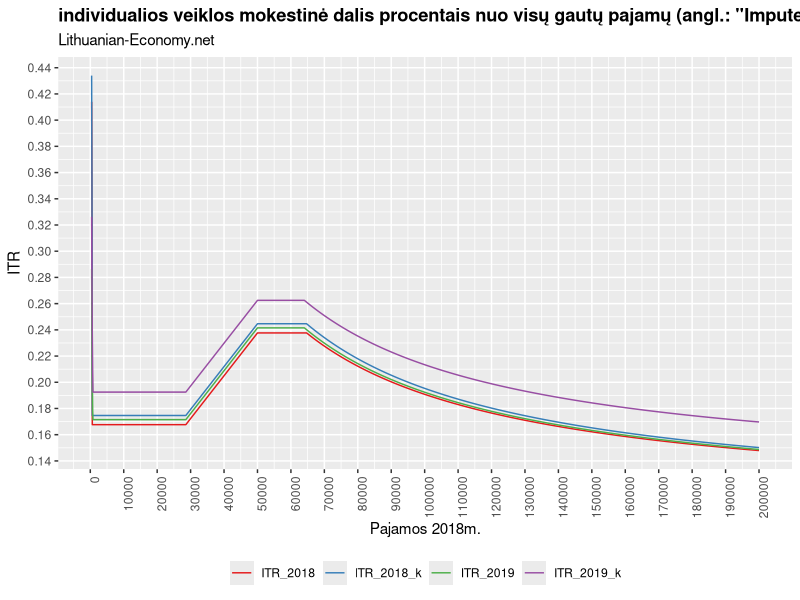

The R script that drew this image:
if(!require(tidyverse)){
        install.packages("tidyverse")
        library(tidyverse)
}

# INFO
# Mokestinio kredito (tax_credit) formulė: https://e-seimas.lrs.lt/portal/legalAct/lt/TAD/TAIS.171369/XPXienJYqo

f_2018 <- function(x) {
        MMA <- 400
        VDU <- 808.7
        SODRA <- 0.289
        PSD <- 0.09
        bruto <- x
        tax_base <- bruto*0.7
        tax_credit <- pmax(0,ifelse(tax_base<20000, tax_base*0.1, tax_base*(0.1-2/300000*(tax_base-20000))))
        gpm <- tax_base*0.15-tax_credit
        sodra <- pmin(ifelse(tax_base<MMA, MMA*SODRA, tax_base*0.5*SODRA), 28*VDU*SODRA)
        psd <- pmin(ifelse(tax_base<MMA, MMA*PSD, tax_base*0.5*PSD), 28*VDU*PSD)
        neto <-bruto - gpm - sodra - psd
        list(bruto=x, 
             new_bruto_2018=bruto, 
             gpm_2018 = gpm, 
             sodra_2018 = sodra,
             psd_2018=psd,
             VSD_2018=sodra+psd,
             tax_credit_2018=tax_credit,
             neto_2018 = neto, 
             ITR_2018=(sodra+psd+gpm)/bruto, 
             tax_2018=sodra+psd+gpm)
}

f_2018_k <- function(x) {
        MMA <- 400
        VDU <- 808.7
        SODRA <- 0.289+0.02
        PSD <- 0.09
        bruto <- x
        tax_base <- bruto*0.7
        tax_credit <- pmax(0,ifelse(tax_base<20000, tax_base*0.1, tax_base*(0.1-2/300000*(tax_base-20000))))
        gpm <- tax_base*0.15-tax_credit
        sodra <- pmin(ifelse(tax_base<MMA, MMA*SODRA, tax_base*0.5*SODRA), 28*VDU*SODRA)
        psd <- pmin(ifelse(tax_base<MMA, MMA*PSD, tax_base*0.5*PSD), 28*VDU*PSD)
        neto <-bruto - gpm - sodra - psd
        list(bruto=x, 
             new_bruto_2018_k=bruto, 
             gpm_2018_k = gpm, 
             sodra_2018_k = sodra,
             psd_2018_k=psd,
             VSD_2018_k=sodra+psd,
             tax_credit_2018_k=tax_credit,
             neto_2018_k = neto, 
             ITR_2018_k=(sodra+psd+gpm)/bruto, 
             tax_2018_k=sodra+psd+gpm)
}

f_2019 <- function(x) {
        MMA <- 400*1.289
        VDU <- 808.7*1.289
        SODRA <- 0.195-0.069
        PSD <- 0.069
        bruto <- x
        tax_base <- bruto*0.7
        tax_credit <- pmax(0,ifelse(tax_base<20000, tax_base*0.1, tax_base*(0.1-2/300000*(tax_base-20000))))
        gpm <- tax_base*0.15-tax_credit
        sodra <- pmin(ifelse(tax_base<MMA, MMA*SODRA, tax_base*SODRA), 43*VDU*SODRA)
        psd <- pmin(ifelse(tax_base<MMA, MMA*PSD, tax_base*PSD), 43*VDU*PSD)
        neto <-bruto - gpm - sodra - psd
        list(bruto=x, 
             new_bruto_2019=bruto, 
             gpm_2019 = gpm, 
             sodra_2019 = sodra,
             psd_2019=psd,
             VSD_2019=sodra+psd,
             tax_credit_2019=tax_credit,
             neto_2019 = neto, 
             ITR_2019=(sodra+psd+gpm)/bruto, 
             tax_2019=sodra+psd+gpm)
}
f_2019_k <- function(x) {
        MMA <- 430*1.289
        VDU <- 808.7*1.289
        SODRA <- 0.195-0.069
        PSD <- 0.069
        bruto <- x
        tax_base <- bruto*0.7
        tax_credit <- pmax(0,ifelse(tax_base<20000, tax_base*0.1, tax_base*(0.1-2/300000*(tax_base-20000))))
        gpm <- tax_base*0.15-tax_credit
        sodra <- pmin(ifelse(tax_base<MMA, MMA*SODRA, tax_base*SODRA), 43*VDU*SODRA)
        psd <- pmin(ifelse(tax_base<MMA, MMA*PSD, tax_base*PSD), 43*VDU*PSD)
        PII <- 0.03*tax_base
        neto <-bruto - gpm - sodra - psd-PII
        list(bruto=x, 
             new_bruto_2019_k=bruto, 
             gpm_2019_k = gpm, 
             sodra_2019_k = sodra+PII,
             psd_2019_k=psd,
             VSD_2019_k=sodra+psd+PII,
             tax_credit_2019_k=tax_credit,
             neto_2019_k = neto, 
             ITR_2019_k=(sodra+psd+gpm+PII)/bruto, 
             tax_2019_k=sodra+psd+gpm+PII)
}



# Graph the functions for values x
x <- seq(400, 200000, by=100)

df <- data.frame(
        bruto=f_2018(x)$bruto,
        ITR_2018=f_2018(x)$ITR_2018,
        ITR_2018_k=f_2018_k(x)$ITR_2018_k,
        ITR_2019=f_2019(x)$ITR_2019,
        ITR_2019_k=f_2019_k(x)$ITR_2019_k)%>%
        gather(var, values,2:5)


jpeg("./figures/IV_ITR_new.jpeg", width = 9, height = 5, units = 'in', res = 100)
ggplot(data=df, aes(x=bruto,y=values, color=var))+
        geom_line()+
        scale_x_continuous(breaks = seq(0,200000, by=10000))+
        scale_y_continuous(breaks = seq(0,.8, by=0.02))+
        scale_color_brewer(palette="Set1")+
        theme(plot.title = element_text(hjust = 0.0, face="bold"))+
        theme(legend.position = "bottom",
              legend.title=element_blank(),
              axis.text.x = element_text(angle=90, hjust=1))+
        labs(title="individualios veiklos mokestinė dalis procentais nuo visų gautų pajamų (angl.: \"Imputed Tax Rate - ITR\")",
             subtitle= "Lithuanian-Economy.net",
             x="Pajamos 2018m.",
             y="ITR")
dev.off()
